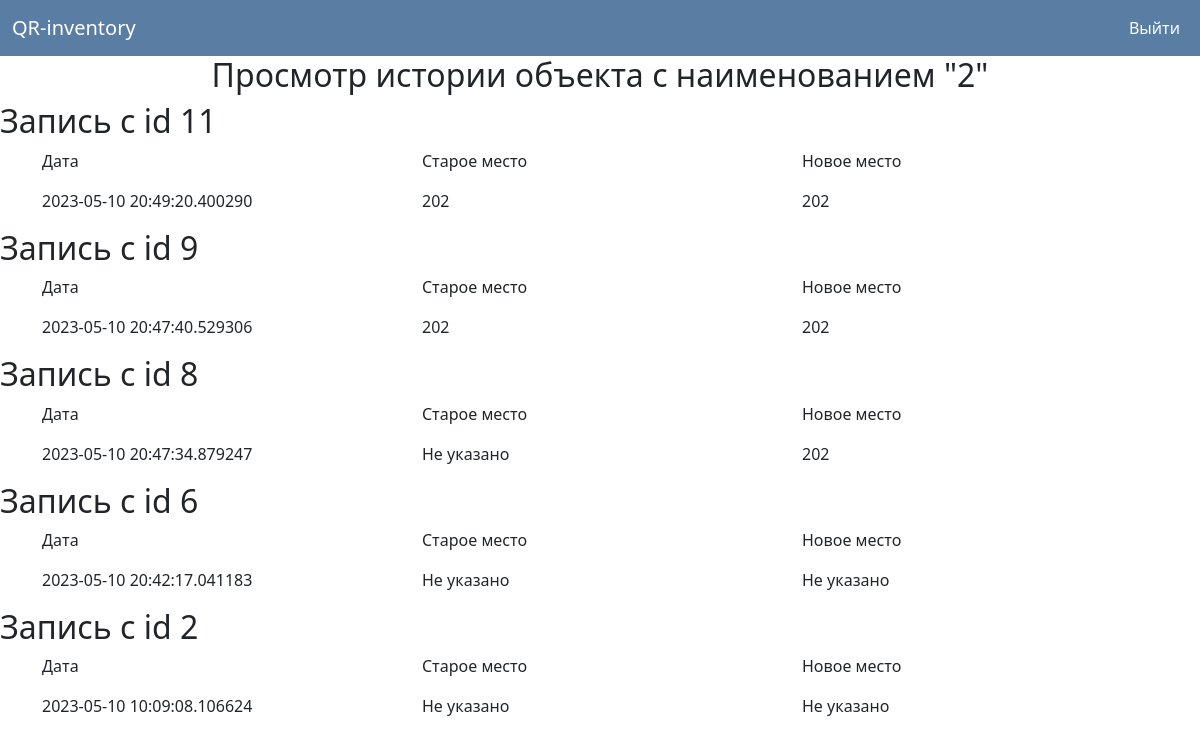
Page /object_history/1 (signed in) on the earlier database version.
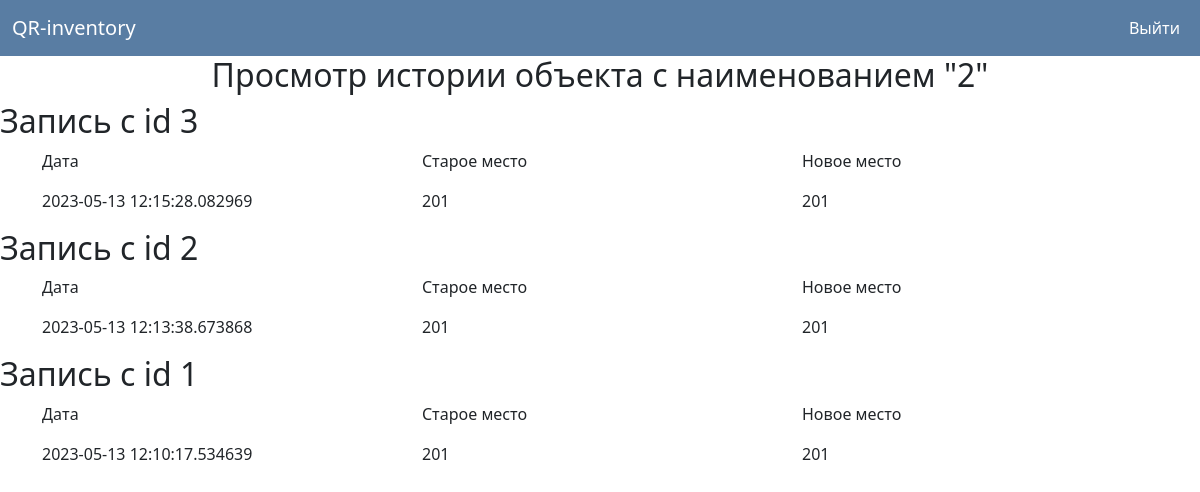
Same page on the later database version.
### data/objects.py (models this page shows, shortened)
class Object(SqlAlchemyBase, SerializerMixin):
    __tablename__ = 'objects'
    id = sqlalchemy.Column(sqlalchemy.Integer,
                           primary_key=True, autoincrement=True)
    name = sqlalchemy.Column(sqlalchemy.String, nullable=True)
    serial_number = sqlalchemy.Column(sqlalchemy.String, nullable=True)
    obj_place = sqlalchemy.Column(sqlalchemy.Integer, sqlalchemy.ForeignKey('places.id'),
                                  nullable=True)
    responsible_id = sqlalchemy.Column(sqlalchemy.Integer, sqlalchemy.ForeignKey('users.id'),
                                  nullable=True)
    checked = sqlalchemy.Column(sqlalchemy.Integer, nullable=True)

### data/history.py (models this page shows)
class History(SqlAlchemyBase, SerializerMixin):
    __tablename__ = 'history'
    id = sqlalchemy.Column(sqlalchemy.Integer,
                           primary_key=True, autoincrement=True)
    old_place_id = sqlalchemy.Column(sqlalchemy.Integer,
                                     sqlalchemy.ForeignKey('places.id'))
    new_place_id = sqlalchemy.Column(sqlalchemy.Integer,
                                     sqlalchemy.ForeignKey('places.id'))
    date = sqlalchemy.Column(sqlalchemy.DateTime,
                             default=datetime.datetime.now)
    obj_id = sqlalchemy.Column(sqlalchemy.Integer,
                               sqlalchemy.ForeignKey('objects.id'))

### data/places.py (models this page shows)
class Place(SqlAlchemyBase, SerializerMixin):
    __tablename__ = 'places'
    id = sqlalchemy.Column(sqlalchemy.Integer,
                           primary_key=True, autoincrement=True)
    text = sqlalchemy.Column(sqlalchemy.String)

### front/user_pages.py (the view)
@app.route('/object_history/<int:id>')
@login_required
def object_history(id):
    db_sess = db_session.create_session()
    obj = db_sess.query(Object).filter(Object.id == id).first()
    if obj:
        histories = reversed(db_sess.query(History).filter(History.obj_id == obj.id).all())
        places = db_sess.query(Place)
        return render_template('object_history.html', obj=obj, places=places, histories=histories,
                               title='Просмотр истории')
    else:
        abort(404)

### data/db_session.py (called while the page is built)
def create_session() -> Session:
    global __factory
    return __factory()

### flask_app.py (called while the page is built)
@login_manager.user_loader
def load_user(user_id):
    return db_sess.query(User).get(user_id)

### templates/object_history.html
{% extends "base.html" %}
{% block content %}
<h2 align="center"> Просмотр истории объекта с наименованием "{{obj.name}}" </h2>
{% if histories %}
{% for hist in histories %}
<h2> Запись с id {{ hist.id }} </h2>
<div class="container">
    <div class="row">
        <div class="col">
            <p>
                Дата
            </p>
        </div>
        <div class="col">
            <p>
                Старое место
            </p>
        </div>
        <div class="col">
            <p>
                Новое место
            </p>
        </div>
    </div>
    <div class="row">
        <div class="col">
            <p>
                {{ hist.date }}
            </p>
        </div>
        <div class="col">
            {% if places.get(hist.old_place_id) %}
            <p>
                {{ places.get(hist.old_place_id).text }}
            </p>
            {% else %}
            <p>
                Не указано
            </p>
            {% endif %}
        </div>
        <div class="col">
            {% if places.get(hist.new_place_id) %}
            <p>
                {{ places.get(hist.new_place_id).text }}
            </p>
            {% else %}
            <p>
                Не указано
            </p>
            {% endif %}
        </div>
    </div>
</div>
{% endfor %}
{% else %}
<h1 align="center">
    Данные о перемещениях отстутствуют
</h1>
{% endif %}
{% endblock %}

### templates/auth/base.html (shortened to what this page needs)
<!doctype html>
<html lang="en">
<head>
    <link href="https://cdn.jsdelivr.net/npm/bootstrap@5.3.0-alpha3/dist/css/bootstrap.min.css" rel="stylesheet"
>
    <link rel="stylesheet" href="https://cdn.datatables.net/1.13.4/css/dataTables.bootstrap5.min.css">
    <link rel="stylesheet" href="/static/style.css">
    <link rel="stylesheet" href="https://cdnjs.cloudflare.com/ajax/libs/font-awesome/4.7.0/css/font-awesome.min.css">
</head>
<body>
<header>
    <nav class="navbar navbar-expand-lg">
        <div class="container-fluid">
            <a class="navbar-brand" href="/"> QR-inventory </a>
            <div class="d-flex">
                {% if current_user.is_authenticated %}
                    <a class="nav-link me-2" href="/logout"> Выйти </a>
                {% else %}
                    <a class="btn btn-primary me-2" href="/register">Зарегистрироваться</a>
                    <a class="btn btn-primary" href="/login">Войти</a>
                {% endif %}
            </div>
        </div>
    </nav>
</header>
<main role="main" class="main_block">
    {% block content %}{% endblock %}
</main>
</body>
</html>

### static/style.css (style rules this page uses)
.nav-link { color: #ffffff; }
.navbar-brand { color: #ffffff; }
.navbar { background-color: #597da3; color: #ffffff; }

Differences in the rows shown:
removed History: id "11", date "2023-05-10 20:49:20.400290"
no longer on this page (row edited): Place: get "202"
removed History: id "9", date "2023-05-10 20:47:40.529306"
removed History: id "8", date "2023-05-10 20:47:34.879247", shows "Не указано"
removed History: id "6", date "2023-05-10 20:42:17.041183", shows "Не указано"
now on this page (row edited): History: id "3", date "2023-05-13 12:15:28.082969", get "201"
changed History id 2: date "2023-05-10 10:09:08.106624" → "2023-05-13 12:13:38.673868"; get (not shown) → "201"; no longer shows "Не указано"
now on this page (row edited): History: id "1", date "2023-05-13 12:10:17.534639", get "201"
